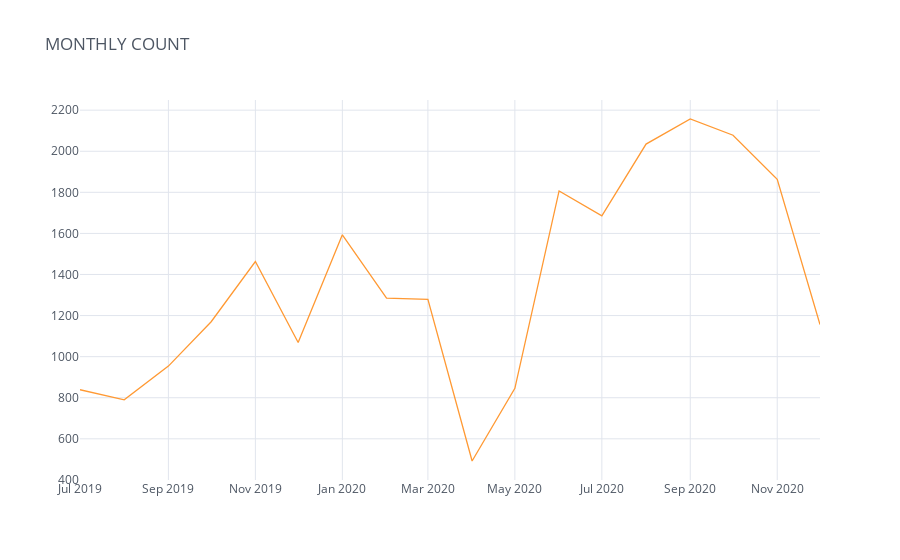

The notebook cell this image was saved under:
### Code cell
all_tweets_time['Date']=pd.to_datetime(all_tweets_time['Date'],infer_datetime_format=True)

monthly_count = pd.concat([all_tweets_time.groupby(all_tweets_time.Date.dt.to_period("M")).count()["ID"]],axis=1)
monthly_count.columns = ['Tweet Count']
monthly_count.iplot(title='MONTHLY COUNT',theme='white')

### Figure 1 — Plotly figure (JSON) as saved in the notebook; plotly's stock layout.template omitted (floating-point values rounded to 4 significant figures)
{"data": [{"line": {"color": "rgba(255, 153, 51, 1.0)", "dash": "solid", "shape": "linear", "width": 1.3}, "mode": "lines", "name": "Tweet Count", "text": "", "type": "scatter", "x": ["2019-07", "2019-08", "2019-09", "2019-10", "2019-11", "2019-12", "2020-01", "2020-02", "2020-03", "2020-04", "2020-05", "2020-06", "2020-07", "2020-08", "2020-09", "2020-10", "2020-11", "2020-12"], "y": [839, 790, 954, 1170, 1463, 1069, 1593, 1285, 1279, 492, 846, 1807, 1686, 2035, 2157, 2078, 1863, 1156]}], "layout": {"legend": {"bgcolor": "#FFFFFF", "font": {"color": "#4D5663"}}, "paper_bgcolor": "#FFFFFF", "plot_bgcolor": "#FFFFFF", "title": {"font": {"color": "#4D5663"}, "text": "MONTHLY COUNT"}, "xaxis": {"gridcolor": "#E1E5ED", "showgrid": true, "tickfont": {"color": "#4D5663"}, "title": {"font": {"color": "#4D5663"}, "text": ""}, "zerolinecolor": "#E1E5ED"}, "yaxis": {"gridcolor": "#E1E5ED", "showgrid": true, "tickfont": {"color": "#4D5663"}, "title": {"font": {"color": "#4D5663"}, "text": ""}, "zerolinecolor": "#E1E5ED"}}}
